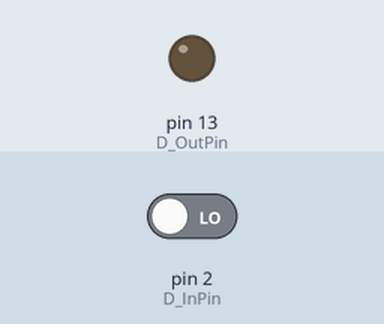
Simulated run of this sketch. Board: Arduino Uno, built with avr-gcc and run on an emulated ATmega328P. Shown: output pins drawn as LEDs (lit = HIGH). The test bench sets the inputs (shaded band); at power-on: pin 2 (D_InPin) LOW.

Above: at 1.2 s.
1.3 s: pin 2 (D_InPin) driven HIGH
At 2.2 s:
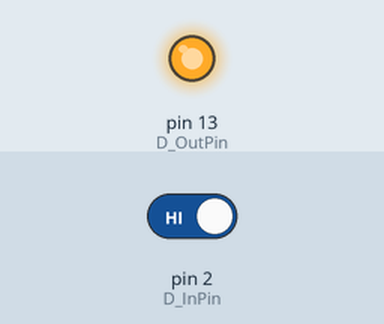
2.8 s: pin 2 (D_InPin) driven LOW
At 3.3 s:
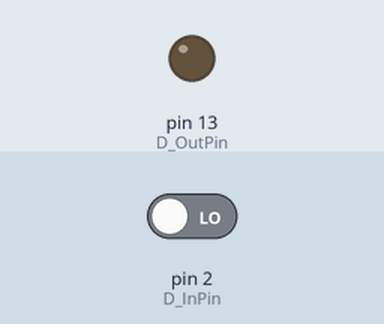
Timing chart, 0 to 5.8 s (numbered marks = the images above; inputs shaded):
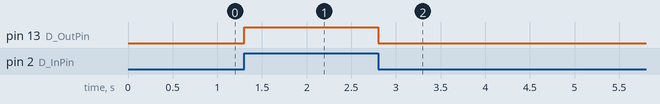

Measured:
- after the input at 1.3 s, pin 13 (D_OutPin): LOW → HIGH at once
- after the input at 2.8 s, pin 13 (D_OutPin): HIGH → LOW at once

The sketch:

kadai2.ino
```cpp
#define ZERO 0
#define D_InPin 2
#define D_OutPin 13

int dValue = ZERO;

void setup() {
  pinMode(D_OutPin,OUTPUT);
  pinMode(D_InPin,INPUT);
}

void loop() {
  dValue = digitalRead(D_InPin);
  if(dValue == HIGH){
    digitalWrite(D_OutPin,HIGH);
  }else {
    digitalWrite(D_OutPin,LOW);
  }
}
```
